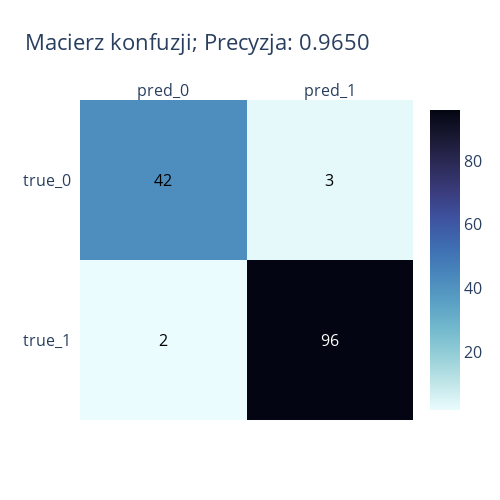

Notebook code for this chart:
### Markdown cell above
### <a name='a7'></a>  Ocena modelu

### Code cell
from sklearn.metrics import confusion_matrix, accuracy_score
import seaborn as sns
sns.set()

def plot_confusion_matrix(cm, acc):
    cm = cm[::-1]
    cm = pd.DataFrame(cm,columns=['pred_0','pred_1'], index=['true_1','true_0'])
    
    fig = ff.create_annotated_heatmap(z=cm.values, x=list(cm.columns), y=list(cm.index), colorscale='ice',
                                      showscale=True, reversescale=True)
    fig.update_layout(width=500, height=500, title=f'Macierz konfuzji; Precyzja: {acc:.4f}', font_size=16)
    fig.show()
    
cm = confusion_matrix(y_test, y_pred)
acc = accuracy_score(y_test, y_pred)
plot_confusion_matrix(cm,acc)

### Figure 1 — Plotly figure (JSON) as saved in the notebook; plotly's stock layout.template omitted (floating-point values rounded to 4 significant figures)
{"data": [{"colorscale": [[0, "rgb(3, 5, 18)"], [0.09091, "rgb(25, 25, 51)"], [0.1818, "rgb(44, 42, 87)"], [0.2727, "rgb(58, 60, 125)"], [0.3636, "rgb(62, 83, 160)"], [0.4545, "rgb(62, 109, 178)"], [0.5455, "rgb(72, 134, 187)"], [0.6364, "rgb(89, 159, 196)"], [0.7273, "rgb(114, 184, 205)"], [0.8182, "rgb(149, 207, 216)"], [0.9091, "rgb(192, 229, 232)"], [1, "rgb(234, 252, 253)"]], "reversescale": true, "showscale": true, "type": "heatmap", "x": ["pred_0", "pred_1"], "y": ["true_1", "true_0"], "z": [[2, 96], [42, 3]]}], "layout": {"annotations": [{"font": {"color": "#000000"}, "showarrow": false, "text": "2", "x": "pred_0", "xref": "x", "y": "true_1", "yref": "y"}, {"font": {"color": "#FFFFFF"}, "showarrow": false, "text": "96", "x": "pred_1", "xref": "x", "y": "true_1", "yref": "y"}, {"font": {"color": "#000000"}, "showarrow": false, "text": "42", "x": "pred_0", "xref": "x", "y": "true_0", "yref": "y"}, {"font": {"color": "#000000"}, "showarrow": false, "text": "3", "x": "pred_1", "xref": "x", "y": "true_0", "yref": "y"}], "font": {"size": 16}, "height": 500, "title": {"text": "Macierz konfuzji; Precyzja: 0.9650"}, "width": 500, "xaxis": {"dtick": 1, "gridcolor": "rgb(0, 0, 0)", "side": "top", "ticks": ""}, "yaxis": {"dtick": 1, "ticks": "", "ticksuffix": "  "}}}
